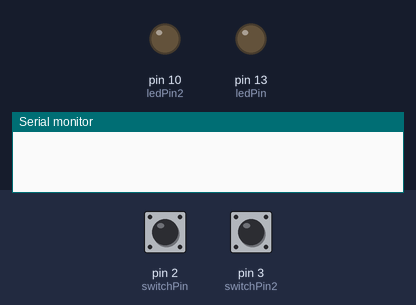
Recording of a sketch running on a simulated Arduino Uno, built with avr-gcc and run on an emulated ATmega328P. On the bench: output pins drawn as LEDs (lit = HIGH), the last lines printed to the serial monitor. Inputs (shaded band) come from the test bench; at power-on: pin 2 (switchPin) LOW, pin 3 (switchPin2) LOW.

Above: at 1.2 s.
1.3 s: pin 2 (switchPin) pulled HIGH for 0.15 s
At 1.37 s:
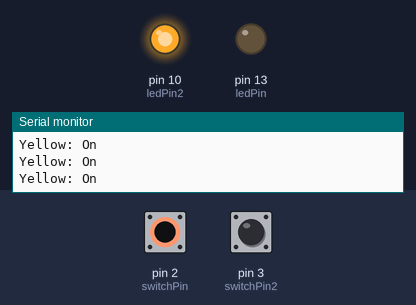
2.9 s: pin 3 (switchPin2) pulled HIGH for 0.15 s
At 2.98 s:
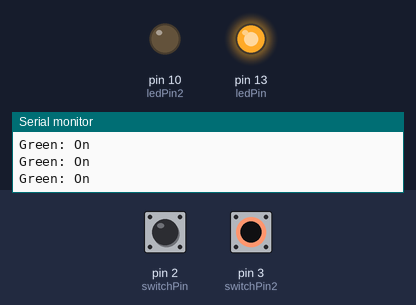
4.5 s: pin 3 (switchPin2) pulled HIGH for 3.2 s
At 8.2 s:
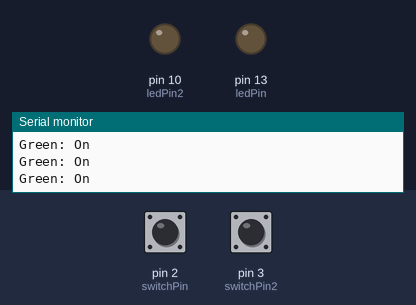
9.2 s: pin 2 (switchPin) pulled HIGH for 3.2 s
At 10.4 s:
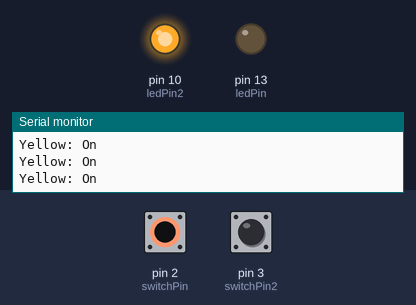
13.9 s: pin 2 (switchPin) driven HIGH and pin 3 (switchPin2) driven HIGH
At 15.1 s:
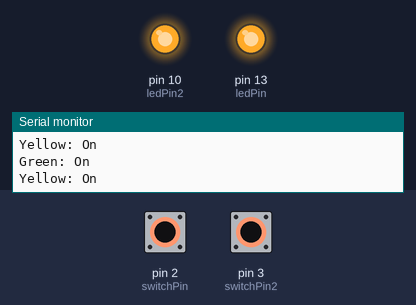
15.4 s: pin 2 (switchPin) driven LOW
At 15.9 s:
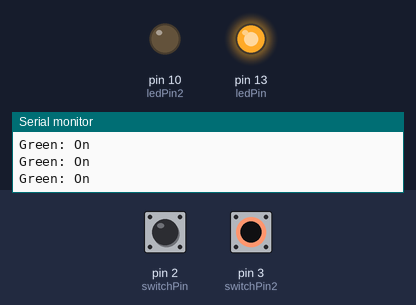
Timing chart, 0 to 18.4 s (numbered marks = the images above; inputs shaded):
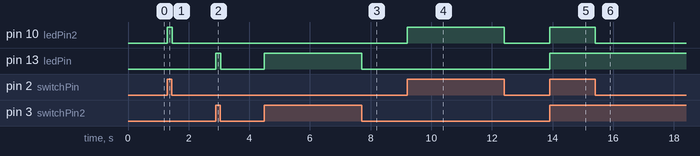

The sketch:

ButtonToLED.ino
```cpp
const int ledPin = 13;
const int ledPin2 = 10;
const int ledPin3 = 3;
const int switchPin = 2;
const int switchPin2 = 3;
int switchRead = 0;
int switchRead2 = 0;
boolean pressing = false;
boolean pressing2 = false;
void setup() {
  // put your setup code here, to run once:
  pinMode(ledPin, OUTPUT);
  pinMode(ledPin2, OUTPUT);
 // pinMode(ledPin3, OUTPUT);
  pinMode(switchPin, INPUT);
  pinMode(switchPin2, INPUT);
  Serial.begin(9600);
}

void loop() {
  // put your main code here, to run repeatedly:
  //digitalWrite(ledPin, HIGH);
  switchRead = digitalRead(switchPin);

    switchRead2 = digitalRead(switchPin2);


  if (switchRead == 1 ) {
   // digitalWrite(ledPin, HIGH);
    digitalWrite(ledPin2, HIGH);
     Serial.println("Yellow: On");

    //digitalWrite(ledPin3, HIGH);
  }

  if (switchRead == 0 ) {
   // digitalWrite(ledPin, LOW);
    digitalWrite(ledPin2, LOW);
    //digitalWrite(ledPin3, LOW);
  }
    if (switchRead2 == 1 ) {
    digitalWrite(ledPin, HIGH);
        Serial.println("Green: On");

    //digitalWrite(ledPin2, HIGH);
    //digitalWrite(ledPin3, HIGH);
  }

  if (switchRead2 == 0 ) {
    digitalWrite(ledPin, LOW);
    //digitalWrite(ledPin2, LOW);
    //digitalWrite(ledPin3, LOW);
  }
}
```

Measured:
- after the input at 1.3 s, pin 10 (ledPin2): LOW → HIGH at once, → LOW 0.16 s later
- after the input at 2.9 s, pin 13 (ledPin): LOW → HIGH at once, → LOW 0.16 s later
- after the input at 4.5 s, pin 13 (ledPin): LOW → HIGH at once, → LOW 3.2 s later
- after the input at 9.2 s, pin 10 (ledPin2): LOW → HIGH at once, → LOW 3.2 s later
- after the input at 13.9 s, pin 10 (ledPin2), pin 13 (ledPin): LOW → HIGH at once
- after the input at 15.4 s, pin 10 (ledPin2): HIGH → LOW at once
